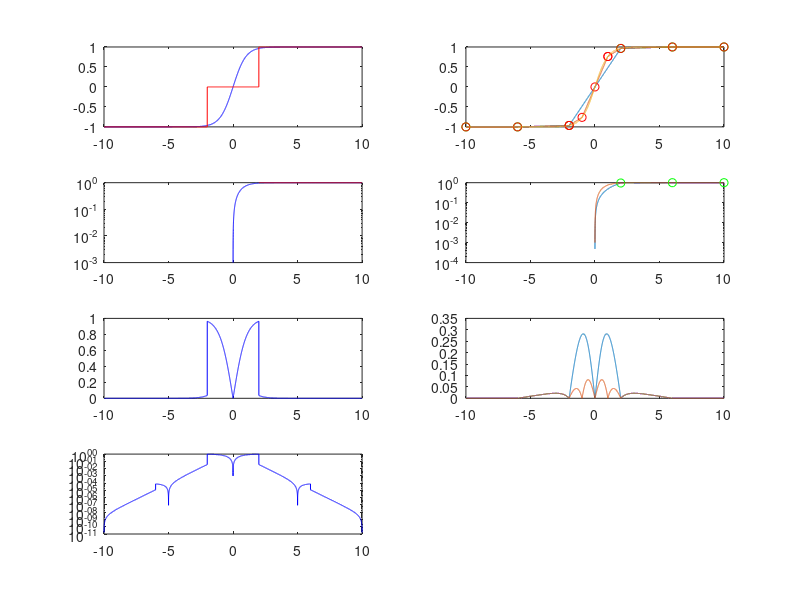

Reproduce this figure in MATLAB. (Note: this script raises an error after producing the figure.)
%%%%%%%%%%%%%%%%%%%%%%%%%%%%%%%%%%%%%%%%%%%%%%%%%%%%%%%%%%%%%%%%%%%%%%%%%%%%%%
%   Copyright 2018 - The OPRECOMP Project Consortium,
%                    IBM Research GmbH. All rights reserved.
%
%   Licensed under the Apache License, Version 2.0 (the "License");
%   you may not use this file except in compliance with the License.
%   You may obtain a copy of the License at
%
%       http://www.apache.org/licenses/LICENSE-2.0
%
%   Unless required by applicable law or agreed to in writing, software
%   distributed under the License is distributed on an "AS IS" BASIS,
%   WITHOUT WARRANTIES OR CONDITIONS OF ANY KIND, either express or implied.
%   See the License for the specific language governing permissions and
%   limitations under the License.
%%%%%%%%%%%%%%%%%%%%%%%%%%%%%%%%%%%%%%%%%%%%%%%%%%%%%%%%%%%%%%%%%%%%%%%%%%%%%%

% @file activation_functions.m
% @author Dionysios Diamantopoulos, did@zurich.ibm.com
% @date 15 May 2018
% @brief Script for approximating activation functions of BLSTM with piecewise
% linear techniques.

MIN_TARGET_EXPF = -10;
MAX_TARGET_EXPF = 10;
LUT_SIZE_EXPF = 5;
SIZE_EXPF = 10000;
PWL_SIZE_EXPF = 6;

step_lut = (abs(MAX_TARGET_EXPF) + abs(MIN_TARGET_EXPF)) / (LUT_SIZE_EXPF-1);
stepf = (abs(MAX_TARGET_EXPF) + abs(MIN_TARGET_EXPF)) / (SIZE_EXPF-1);
step_pwl = (abs(MAX_TARGET_EXPF) + abs(MIN_TARGET_EXPF)) / (PWL_SIZE_EXPF-1);

%x_lut = MIN_TARGET_EXPF:step_lut:(MAX_TARGET_EXPF+MIN_TARGET_EXPF)/2;
%x_lut = [x_lut,(MAX_TARGET_EXPF+MIN_TARGET_EXPF)/2:step_lut/2:MAX_TARGET_EXPF];

x_lut = MIN_TARGET_EXPF:step_lut:MAX_TARGET_EXPF;
%x_lut = MIN_TARGET_EXPF:step_lut:(MAX_TARGET_EXPF-MIN_TARGET_EXPF)/2+MIN_TARGET_EXPF;
%x_lut = [x_lut,(MAX_TARGET_EXPF-MIN_TARGET_EXPF)/2+MIN_TARGET_EXPF:step_lut/2:(MAX_TARGET_EXPF-MIN_TARGET_EXPF)/4+(MAX_TARGET_EXPF-MIN_TARGET_EXPF)/2+MIN_TARGET_EXPF];
%x_lut = [x_lut,(MAX_TARGET_EXPF-MIN_TARGET_EXPF)/4+(MAX_TARGET_EXPF-MIN_TARGET_EXPF)/2+MIN_TARGET_EXPF:step_lut/4:(MAX_TARGET_EXPF-MIN_TARGET_EXPF)/8+(MAX_TARGET_EXPF-MIN_TARGET_EXPF)/4+(MAX_TARGET_EXPF-MIN_TARGET_EXPF)/2+MIN_TARGET_EXPF];
%x_lut = [x_lut,(MAX_TARGET_EXPF-MIN_TARGET_EXPF)/8+(MAX_TARGET_EXPF-MIN_TARGET_EXPF)/4+(MAX_TARGET_EXPF-MIN_TARGET_EXPF)/2+MIN_TARGET_EXPF:step_lut/8:MAX_TARGET_EXPF];

x_pwl1 = MIN_TARGET_EXPF:step_pwl:MAX_TARGET_EXPF;
x_pwl2 = MIN_TARGET_EXPF:step_pwl:-2;
x_pwl2 = [x_pwl2,-2:step_pwl/2:-1];
x_pwl2 = [x_pwl2,-1:step_pwl/4:1];
x_pwl2 = [x_pwl2,1:step_pwl/2:2];
x_pwl2 = [x_pwl2,2:step_pwl:MAX_TARGET_EXPF];
%x_pwl2 = MIN_TARGET_EXPF:step_pwl:(MAX_TARGET_EXPF-MIN_TARGET_EXPF)/2+MIN_TARGET_EXPF;
%x_pwl2 = [x_pwl2,(MAX_TARGET_EXPF-MIN_TARGET_EXPF)/2+MIN_TARGET_EXPF:step_pwl/2:(MAX_TARGET_EXPF-MIN_TARGET_EXPF)/4+(MAX_TARGET_EXPF-MIN_TARGET_EXPF)/2+MIN_TARGET_EXPF];
%x_pwl2 = [x_pwl2,(MAX_TARGET_EXPF-MIN_TARGET_EXPF)/4+(MAX_TARGET_EXPF-MIN_TARGET_EXPF)/2+MIN_TARGET_EXPF:step_pwl/4:MAX_TARGET_EXPF];

x_lut_extend = reshape(repmat(x_lut,SIZE_EXPF/LUT_SIZE_EXPF,1),1,[]);

%x_f = MIN_TARGET_EXPF:stepf:(MAX_TARGET_EXPF+MIN_TARGET_EXPF)/2;
%x_f = [x_f,(MAX_TARGET_EXPF+MIN_TARGET_EXPF)/2:stepf/2:MAX_TARGET_EXPF];

x_f = MIN_TARGET_EXPF:stepf:MAX_TARGET_EXPF;
%x_f = MIN_TARGET_EXPF:stepf:(MAX_TARGET_EXPF-MIN_TARGET_EXPF)/2+MIN_TARGET_EXPF;
%x_f = [x_f,(MAX_TARGET_EXPF-MIN_TARGET_EXPF)/2+MIN_TARGET_EXPF:stepf/2:(MAX_TARGET_EXPF-MIN_TARGET_EXPF)/4+(MAX_TARGET_EXPF-MIN_TARGET_EXPF)/2+MIN_TARGET_EXPF];
%x_f = [x_f,(MAX_TARGET_EXPF-MIN_TARGET_EXPF)/4+(MAX_TARGET_EXPF-MIN_TARGET_EXPF)/2+MIN_TARGET_EXPF:stepf/4:(MAX_TARGET_EXPF-MIN_TARGET_EXPF)/8+(MAX_TARGET_EXPF-MIN_TARGET_EXPF)/4+(MAX_TARGET_EXPF-MIN_TARGET_EXPF)/2+MIN_TARGET_EXPF];
%x_f = [x_f,(MAX_TARGET_EXPF-MIN_TARGET_EXPF)/8+(MAX_TARGET_EXPF-MIN_TARGET_EXPF)/4+(MAX_TARGET_EXPF-MIN_TARGET_EXPF)/2+MIN_TARGET_EXPF:stepf/8:MAX_TARGET_EXPF];



function y = func (x)
  %y = exp(x);
  y = tanh(x);
  %y = 1.0./(1.0 + exp(-x));
endfunction

expf_lut = func(x_lut);
expf_lut_extend = func(x_lut_extend);

expf = func(x_f);

subplot (4, 2, 1)
plot (x_f, expf, 'b-');
hold on;
plot (x_f, expf_lut_extend,'r-');
%plot (x_f, expf_lut_extend,'r-', x_lut, expf_lut,'go');
subplot (4, 2, 3)
semilogy (x_f, expf, 'b-');
hold on;
semilogy (x_f, expf_lut_extend,'r-');
%semilogy (x_f, expf_lut_extend,'r-', x_lut, expf_lut,'go');
subplot (4, 2, 5)
plot (x_f, abs(expf_lut_extend-expf), 'b-');
subplot (4, 2, 7)
semilogy (x_f, abs(expf_lut_extend-expf), 'b-');


ys1=func(x_pwl1);
ys2=func(x_pwl2);
y1=interp1(x_pwl1,ys1,x_f,'linear');
y2=interp1(x_pwl2,ys2,x_f,'linear');
subplot (4, 2, 2)
plot(x_f,y1,'-',x_f,y2,'-', x_pwl1,ys1,'go', x_pwl2,ys2,'ro',x_f,expf,'-')
subplot (4, 2, 4)
semilogy(x_f,y1,'-',x_pwl1,ys1,'go',x_f,expf,'-')
subplot (4, 2, 6)
y1err = abs(y1-expf);
y2err = abs(y2-expf);
plot(x_f,y1err,'-', x_f,y2err,'-');
hold on;
plot(x_f, linspace(y1errm, y1errm, length(x_f)),'--', x_f, linspace(y2errm, y2errm, length(x_f)),'--');
hold off;
subplot (4, 2, 8)
semilogy(x_f,y1err,'-', x_f,y2err,'-')
hold on;
y1errm = mean(y1err);
y2errm = mean(y2err);
plot(x_f, linspace(y1errm, y1errm, length(x_f)),'--', x_f, linspace(y2errm, y2errm, length(x_f)),'--');
hold off;
